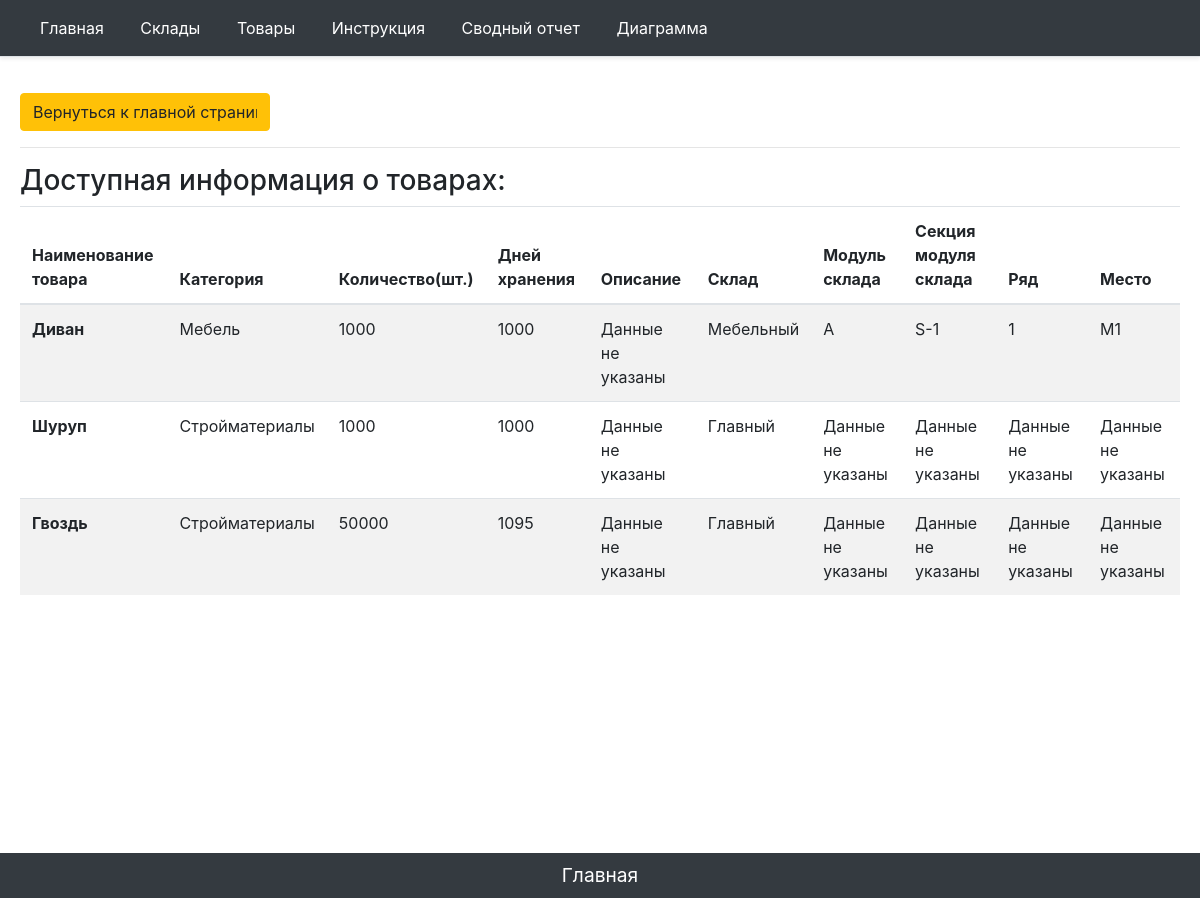
The page /items/full_list on the database as committed earlier.
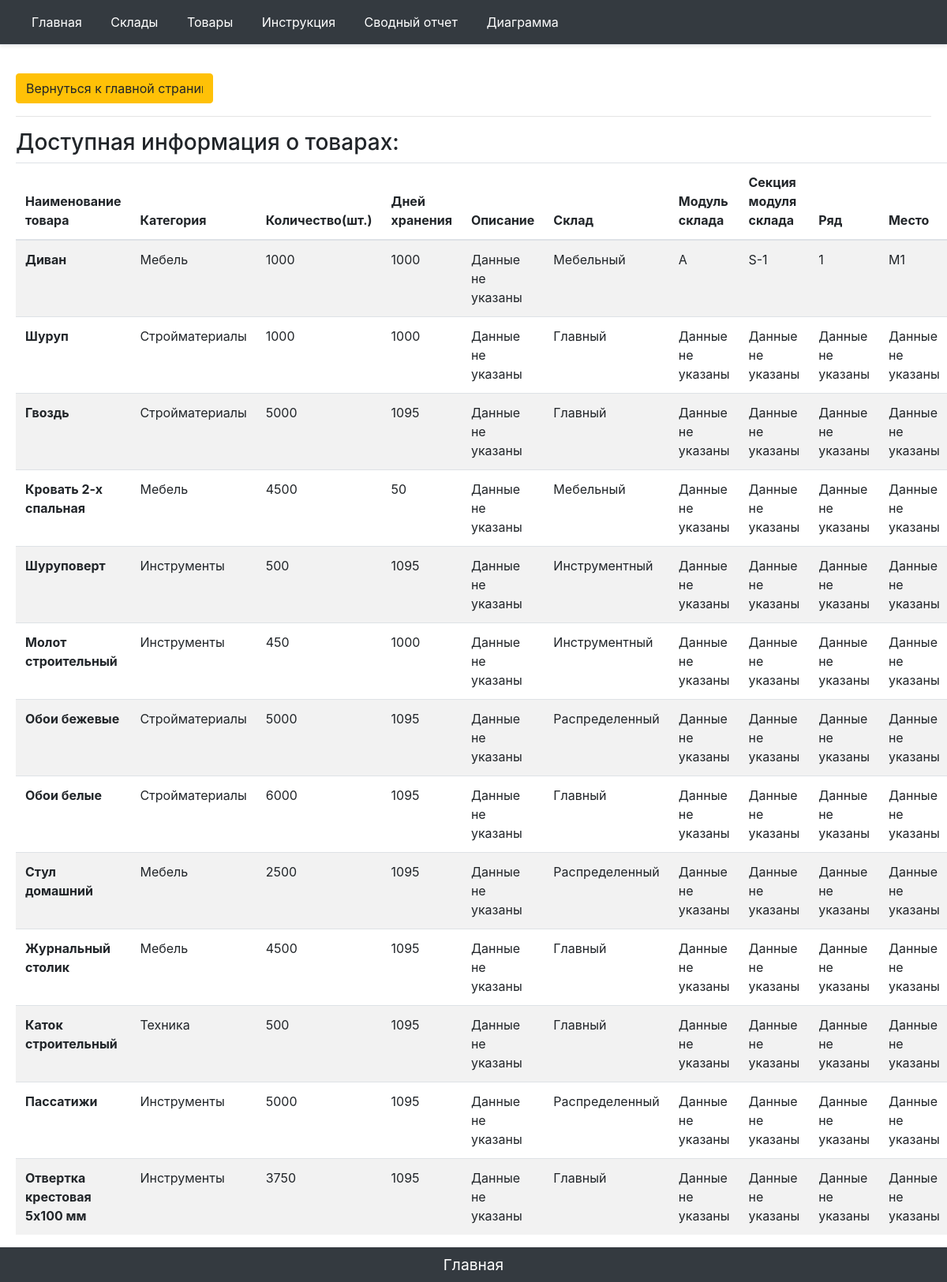
The same page on the database as committed later.
### main/models.py (models this page shows, shortened)
class ItemNewOne(models.Model):
    ITEM_CATEGORY = (
        ('Мебель', 'Мебель'),
        ('Стройматериалы', 'Строительные материалы'),
        ('Инструменты', 'Инструменты для выполнения строительных,отделочных работ'),
        ('Техника', 'Технические средства, машины для строительных, отделочных работ'),
    )
    ITEM_MODULE = (
        ('А', 'А'),
        ('Б', 'Б'),
        ('В', 'В'),
        ('Г', 'Г'),
        ('Д', 'Д'),
        ('Е', 'Е'),
        ('Ж', 'Ж'),
        ('З', 'З'),
    )
    ITEM_SECTION =(
        ('S-1', 'S-1'),
        ('S-2', 'S-2'),
        ('S-3', 'S-3'),
        ('S-4', 'S-4'),
        ('S-5', 'S-5'),
        ('S-6', 'S-6'),
        ('S-7', 'S-7'),
        ('S-8', 'S-8'),
        ('S-9', 'S-9'),
        ('S-10', 'S-10'),
        ('S-11', 'S-11'),
        ('S-12', 'S-12'),
        ('S-13', 'S-13'),
        ('S-14', 'S-14'),
        ('S-15', 'S-15'),
        ('S-16', 'S-16'),
    )
    ITEM_ROW=(
        ('1', '1'),
        ('2', '2'),
        ('3', '3'),
        ('4', '4'),
        ('5', '5'),
        ('6', '6'),
        ('7', '7'),
        ('8', '8'),
        ('9', '9'),
        ('10', '10'),
        ('11', '11'),
        ('12', '12'),
        ('13', '13'),
        ('14', '14'),
        ('15', '15'),
        ('16', '16'),
        ('17', '17'),
        ('18', '18'),
        ('19', '19'),
        ('20', '20'),
        ('21', '21'),
        ('22', '22'),
        ('23', '23'),
        ('24', '24'),
        ('25', '25'),
        ('26', '26'),
        ('27', '27'),
        ('28', '28'),
        ('29', '29'),
        ('30', '30'),
        ('31', '31'),
        ('32', '32'),
    )
    ITEM_PLACE = (
        ('М1', 'М1'),
        ('М2', 'М2'),
        ('М3', 'М3'),
        ('М4', 'М4'),
        ('М5', 'М5'),
        ('М6', 'М6'),
        ('М7', 'М7'),
        ('М8', 'М8'),
        ('М9', 'М9'),
        ('М10', 'М10'),
        ('М11', 'М11'),
        ('М12', 'М12'),
        ('М13', 'М13'),
        ('М14', 'М14'),
        ('М15', 'М15'),
        ('М16', 'М16'),
        ('М17', 'М17'),
        ('М18', 'М18'),
        ('М19', 'М19'),
        ('М20', 'М20'),
        ('М21', 'М21'),
        ('М22', 'М22'),
        ('М23', 'М23'),
        ('М24', 'М24'),
        ('М25', 'М25'),
        ('М26', 'М26'),
        ('М27', 'М27'),
        ('М28', 'М28'),
        ('М29', 'М29'),
        ('М30', 'М30'),
        ('М31', 'М31'),
        ('М32', 'М32'),
        ('М33', 'М33'),
        ('М34', 'М34'),
        ('М35', 'М35'),
        ('М36', 'М36'),
        ('М37', 'М37'),
        ('М38', 'М38'),
        ('М39', 'М39'),
        ('М40', 'М40'),
        ('М41', 'М41'),
        ('М42', 'М42'),
        ('М43', 'М43'),
        ('М44', 'М44'),
        ('М45', 'М45'),
        ('М46', 'М46'),
        ('М47', 'М47'),
        ('М48', 'М48'),
        ('М49', 'М49'),
        ('М50', 'М50'),
        ('М51', 'М51'),
        ('М52', 'М52'),
        ('М53', 'М53'),
        ('М54', 'М54'),
        ('М55', 'М55'),
        ('М56', 'М56'),
        ('М57', 'М57'),
        ('М58', 'М58'),
        ('М59', 'М59'),
        ('М60', 'М60'),
        ('М61', 'М61'),
        ('М62', 'М62'),
        ('М63', 'М63'),
        ('М64', 'М64'),
        ('М65', 'М65'),
        ('М66', 'М66'),
        ('М67', 'М67'),
        ('М68', 'М68'),
        ('М69', 'М69'),
        ('М70', 'М70'),
        ('М71', 'М71'),
        ('М72', 'М72'),
        ('М73', 'М73'),
        ('М74', 'М74'),
        ('М75', 'М75'),
        ('М76', 'М76'),
        ('М77', 'М77'),
        ('М78', 'М78'),
        ('М79', 'М79'),
        ('М80', 'М80'),
        ('М81', 'М81'),
        ('М82', 'М82'),
        ('М83', 'М83'),
        ('М84', 'М84'),
        ('М85', 'М85'),
        ('М86', 'М86'),
        ('М87', 'М87'),
        ('М88', 'М88'),
        ('М89', 'М89'),
        ('М90', 'М90'),
        ('М91', 'М91'),
        ('М92', 'М92'),
        ('М93', 'М93'),
        ('М94', 'М94'),
        ('М95', 'М95'),
        ('М96', 'М96'),
        ('М97', 'М97'),
        ('М98', 'М98'),
        ('М99', 'М99'),
        ('М100', 'М100'),
        ('М101', 'М101'),
        ('М102', 'М102'),
        ('М103', 'М103'),
        ('М104', 'М104'),
        ('М105', 'М105'),
        ('М106', 'М106'),
        ('М107', 'М107'),
        ('М108', 'М108'),
        ('М109', 'М109'),
        ('М110', 'М110'),
        ('М111', 'М111'),
        ('М112', 'М112'),
        ('М113', 'М113'),
        ('М114', 'М114'),
        ('М115', 'М115'),
        ('М116', 'М116'),
        ('М117', 'М117'),
        ('М118', 'М118'),
        ('М119', 'М119'),
        ('М120', 'М120'),
        ('М121', 'М121'),
        ('М122', 'М122'),
        ('М123', 'М123'),
        ('М124', 'М124'),
        ('М125', 'М125'),
        ('М126', 'М126'),
        ('М127', 'М127'),
        ('М128', 'М128'),
    )
    name = models.CharField('Наименование товара', max_length=100)
    category = models.CharField('Категория',max_length=150, choices=ITEM_CATEGORY)
    amount = models.IntegerField('Количество')
    shelflifeday = models.IntegerField('Дней хранения')
    option = models.TextField('Описание', blank=True)
    foldid = models.ForeignKey(FoldNewOne, on_delete=models.CASCADE, verbose_name="Склад", blank="True")
    camedate = models.DateField('Дата поставки', blank=True, null=True)
    module = models.CharField('Модуль склада', max_length=5,blank=True, choices=ITEM_MODULE)
    section = models.CharField('Секция модуля склада', max_length=5,blank=True, choices=ITEM_SECTION)
    row = models.CharField('Ряд секции', blank=True, max_length=5,choices=ITEM_ROW)
    place = models.CharField('Место в ряду', blank=True, max_length=5,choices=ITEM_PLACE)
    class Meta:
        verbose_name = 'Товар'
        verbose_name_plural = 'Товары'

class FoldNewOne(models.Model):
    name = models.CharField('Название склада', max_length=50)
    parknumber = models.IntegerField('Номер платформы')
    responsible = models.CharField('Ответственный', max_length=50, blank=True)
    adress = models.CharField('Адрес', max_length=200, blank=True)
    square = models.IntegerField('Площадь склада')
    def __str__(self):
        return str(self.name)
    """def get_update_url(self):
        return reverse('fold_update_url',kwargs={'id': self.id})
"""
    class Meta:
        verbose_name = 'Склад'
        verbose_name_plural = 'Склады'

### main/views.py (the view)
# urls.py: path('items/full_list', views.item_list, name='items_list'),
def item_list(request):
    items = ItemNewOne.objects.all()
    return render(request, 'main/item_full_list.html', {'title':"Информация о товарах", 'item': items})

### main/templates/main/item_full_list.html (shortened to what this page needs)
{% extends 'main/base_template.html' %}
{% block content %}
<input style="width:250px" class="btn btn-warning" value="Вернуться к главной странице товаров" onClick="javascript:history.go(-1);"></input>
<hr>
<h3>Доступная информация о товарах:</h3>
    <fieldset>
    {% if item %}
    <table class="table table-striped">
              <thead>
                <tr>
                  <th scope="col">Наименование товара</th>
                  <th scope="col">Категория</th>
                  <th scope="col">Количество(шт.)</th>
                    <th scope="col">Дней хранения</th>
                    <th scope="col">Описание</th>
                    <th scope="col">Склад</th>
                    <th scope="col">Модуль склада</th>
                    <th scope="col">Секция модуля склада</th>
                    <th scope="col">Ряд</th>
                    <th scope="col">Место</th>
                </tr>
              </thead>
              <tbody>
                    {% for element in item %}
                     <tr>
                            <th scope="row">{{ element.name }}</th>
                            <td>{{ element.category }} </td>
                            <td>{{ element.amount }}</td>
                            <td>{{ element.shelflifeday }}</td>
                            <td>{% if element.option != ''%} {{ element.option }} {% else %} Данные не указаны {% endif %}</td>
                            <td>{{ element.foldid }}</td>
                            <td>{% if element.module != ''%} {{ element.module }} {% else %} Данные не указаны {% endif %}</td>
                            <td>{% if element.section != ''%} {{ element.section }} {% else %} Данные не указаны {% endif %}</td>
                            <td>{% if element.row != ''%} {{ element.row }} {% else %} Данные не указаны {% endif %} </td>
                            <td>{% if element.place != ''%} {{ element.place }} {% else %} Данные не указаны {% endif %}</td>
                      </tr>
                    {% endfor %}
              </tbody>
            </table>
        {% else %}
                <p>Данные отсутвуют!</p>
                {% endif %}
        </fieldset>
{% endblock %}
{% block tomain %}
  <footer class="footer">
    <p align = "middle" class = "my-0 me-md-auto fw-normal p-2 text-white bg-dark align-items-center"><a href="{% url 'home' %}"><font color="white"><big>Главная</big></font></a></p>
    </footer>
{% endblock %}

Rows that differ between the two databases and show on the page:
changed ItemNewOne "Гвоздь": amount "50000" → "5000"
added ItemNewOne: name "Кровать 2-х спальная", category "Мебель", amount "4500", shelflifeday "50", option "Данные не указаны", foldid "Мебельный", module "Данные не указаны", section "Данные не указаны", row "Данные не указаны", place "Данные не указаны"
added ItemNewOne: name "Шуруповерт", category "Инструменты", amount "500", shelflifeday "1095", option "Данные не указаны", foldid "Инструментный", module "Данные не указаны", section "Данные не указаны", row "Данные не указаны", place "Данные не указаны"
added ItemNewOne: name "Молот строительный", category "Инструменты", amount "450", shelflifeday "1000", option "Данные не указаны", foldid "Инструментный", module "Данные не указаны", section "Данные не указаны", row "Данные не указаны", place "Данные не указаны"
added ItemNewOne: name "Обои бежевые", category "Стройматериалы", amount "5000", shelflifeday "1095", option "Данные не указаны", foldid "Распределенный", module "Данные не указаны", section "Данные не указаны", row "Данные не указаны", place "Данные не указаны"
added ItemNewOne: name "Обои белые", category "Стройматериалы", amount "6000", shelflifeday "1095", option "Данные не указаны", foldid "Главный", module "Данные не указаны", section "Данные не указаны", row "Данные не указаны", place "Данные не указаны"
added ItemNewOne: name "Стул домашний", category "Мебель", amount "2500", shelflifeday "1095", option "Данные не указаны", foldid "Распределенный", module "Данные не указаны", section "Данные не указаны", row "Данные не указаны", place "Данные не указаны"
added ItemNewOne: name "Журнальный столик", category "Мебель", amount "4500", shelflifeday "1095", option "Данные не указаны", foldid "Главный", module "Данные не указаны", section "Данные не указаны", row "Данные не указаны", place "Данные не указаны"
added ItemNewOne: name "Каток строительный", category "Техника", amount "500", shelflifeday "1095", option "Данные не указаны", foldid "Главный", module "Данные не указаны", section "Данные не указаны", row "Данные не указаны", place "Данные не указаны"
added ItemNewOne: name "Пассатижи", category "Инструменты", amount "5000", shelflifeday "1095", option "Данные не указаны", foldid "Распределенный", module "Данные не указаны", section "Данные не указаны", row "Данные не указаны", place "Данные не указаны"
added ItemNewOne: name "Отвертка крестовая 5х100 мм", category "Инструменты", amount "3750", shelflifeday "1095", option "Данные не указаны", foldid "Главный", module "Данные не указаны", section "Данные не указаны", row "Данные не указаны", place "Данные не указаны"
